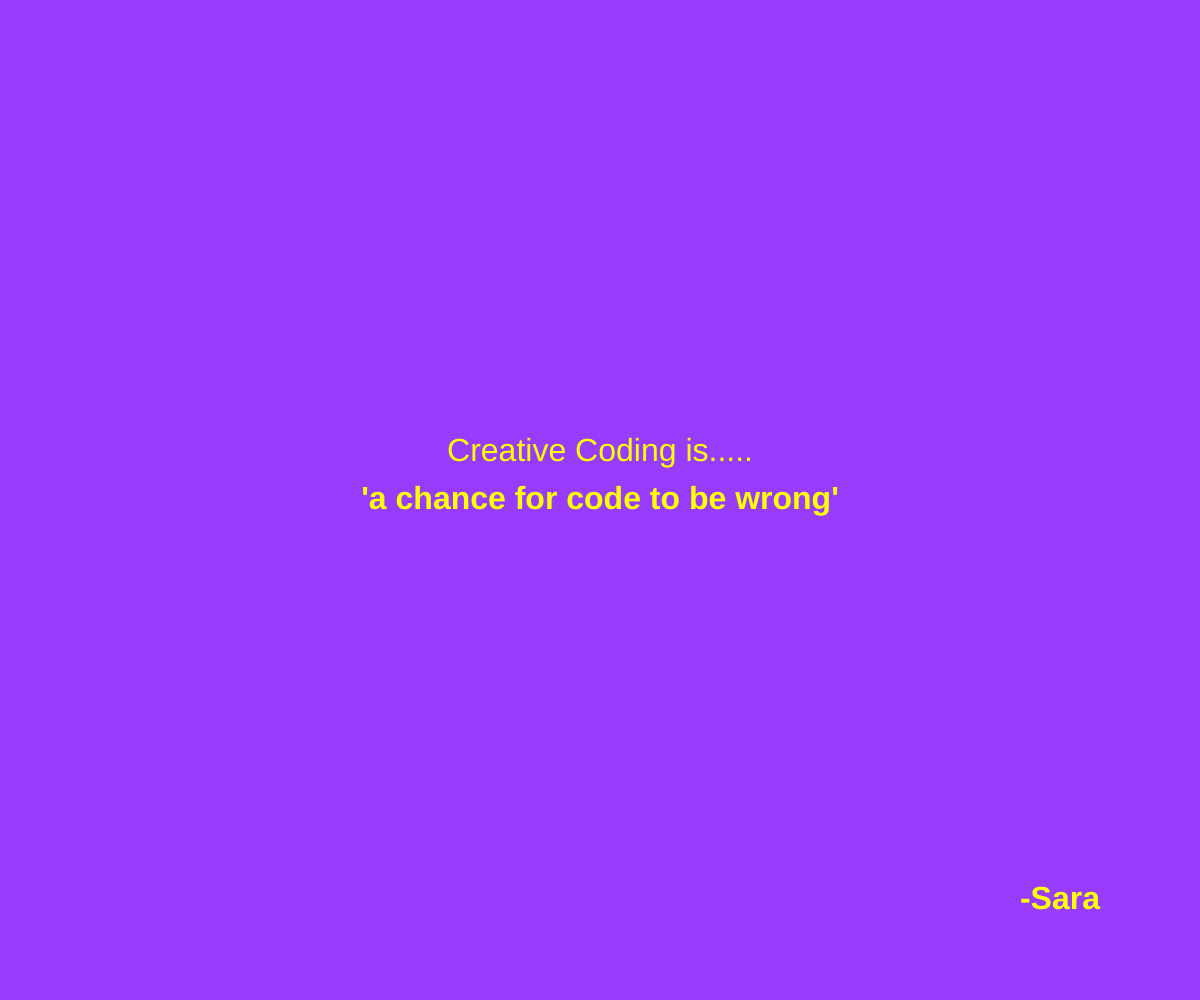
Frame 1 (no input)
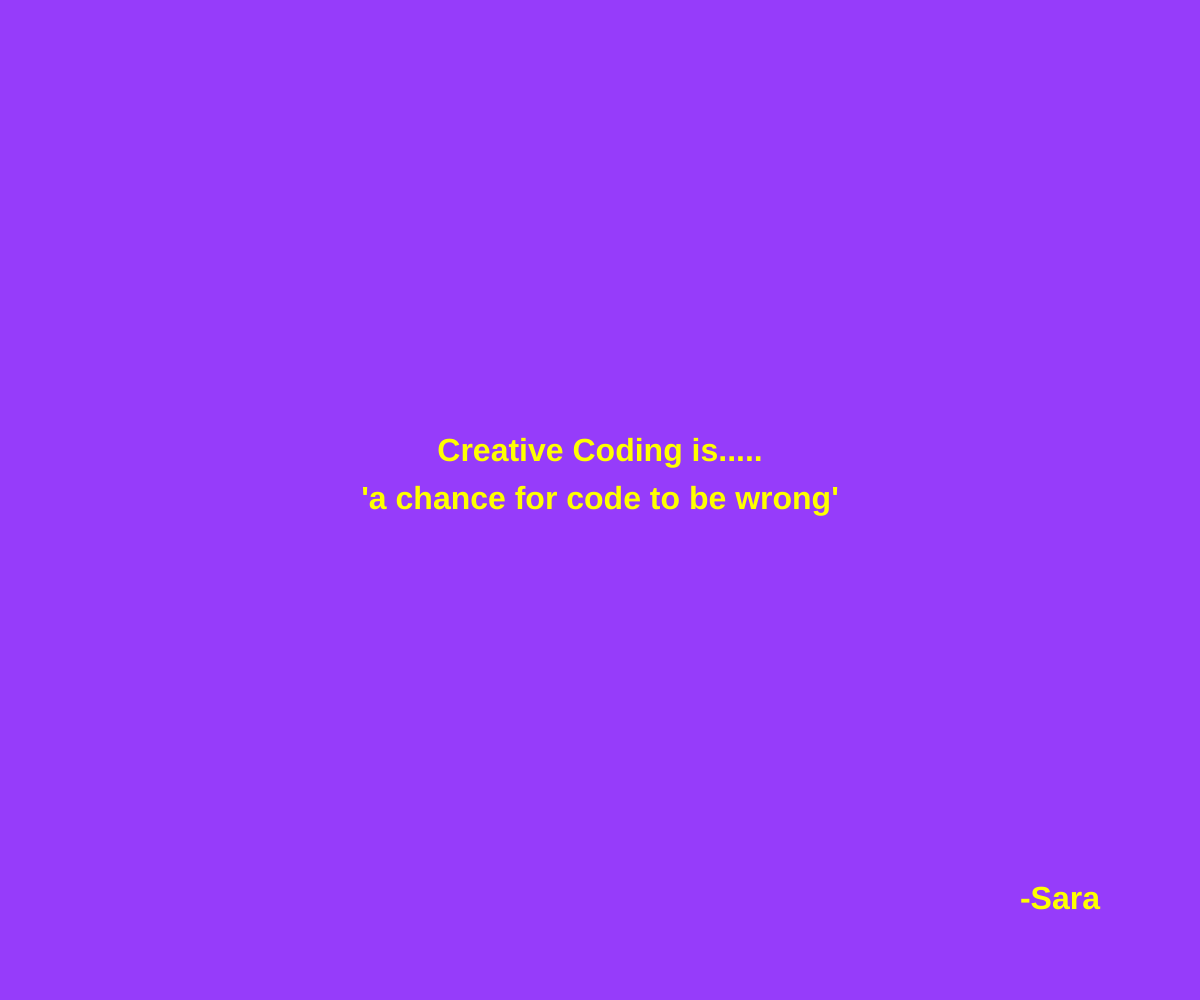
Frame 60 (no input)
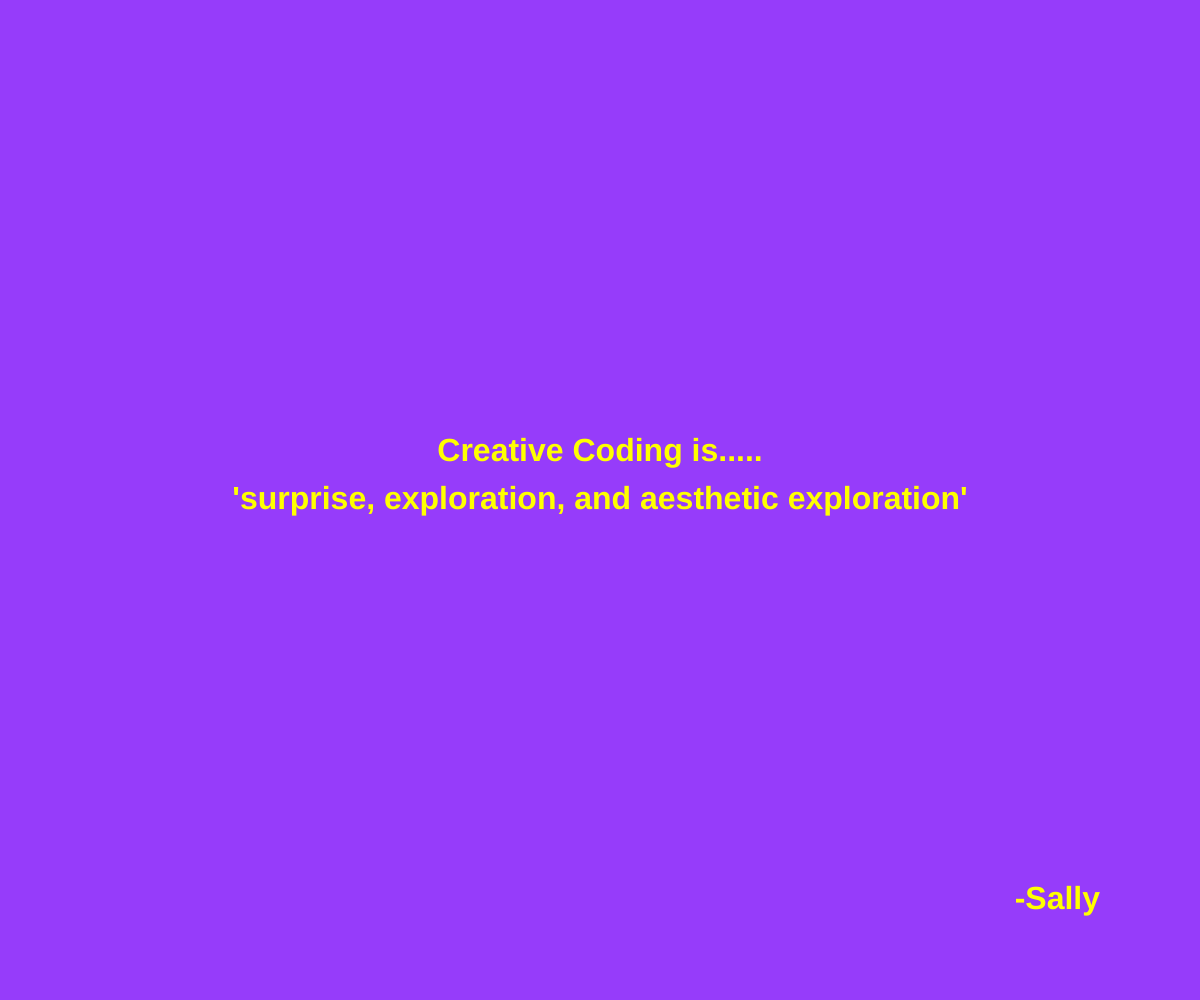
Frame 120 (the mouse pressed at the canvas centre since frame 60)

The p5.js sketch that drew these frames (run headless with seeded random() and noise() and a simulated clock; from frame 60 on, the mouse is pressed at the canvas centre):

// p5.js sketch
// ── sketch.js
// change the quotes in this array. Be mindful of the quotation marks!
// this is the only part of the file you need to edit!

const quotes = [
  { text: "the intersection of programming, design, and art", source: "Scott" },
  { text: "a chance for code to be wrong", source: "Sara" },
  { text: "surprise, exploration, and aesthetic exploration", source: "Sally" },
  { text: "process over results", source: "Sam" },
  { text: "form over function", source: "Sean" },
  { text: "iterative and experimental", source: "Scooby" },
  { text: "a community of practice", source: "Seth" },
  { text: "an opportunity to stick it to the man", source: "Shifty-eyed Susan" }
];
// no need to edit anything below this line! 
// if you have made an error, you can check your history to see what might have gone wrong

// a variable that holds the current quote
let current = [];

function setup() {
  createCanvas(windowWidth, windowHeight);
  // Seed with millis() so each page load gives a different quote.
  randomSeed(millis());
  textSize(32);
  fill(255, 255, 0);
  // calls the function to pick a quote
  pickQuote();
}

function pickQuote() {
  // take a random number and use that to identify what quote to use
  current = quotes[floor(random(quotes.length))];
}

function draw() {
  background(150, 60, 250); // set the background color
  drawQuote();  // draw the quote on screen
}

function drawQuote() {   // draw text
  textAlign(CENTER, CENTER);
  text("Creative Coding is.....", width / 2, height / 2 - 48);
  textStyle(BOLD);
  text("'" + current.text + "'", width / 2, height / 2);
  textAlign(RIGHT, CENTER);
  text("-" + current.source, width - 100, height - 100);

}

function windowResized() {
  resizeCanvas(windowWidth, windowHeight);
}

function newQuote() {
  pickQuote();
  redraw();
}

function mousePressed() {
  newQuote();
}
